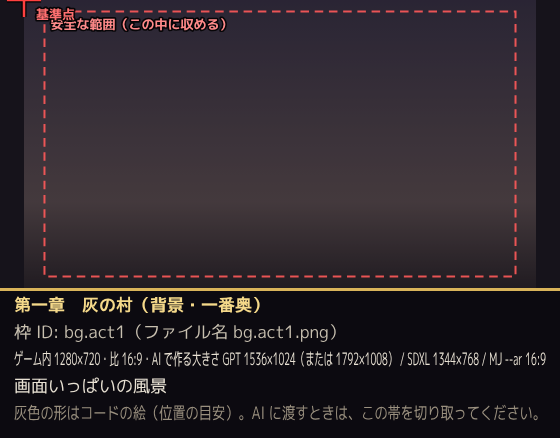
#> input picture abyss/assets/templates/bg.act1.png, 560 x 438 px, given as the content of the folder ./../abyss/assets/templates/bg.act1.png/assets/sprites/heads, which was not available
$ python mkatlas_heads.py ../../abyss/assets/templates/bg.act1.png ../../abyss/assets/templates/fx.enemy.arrow.png ../../abyss/assets/templates/fx.enemy.arrow.png
#> lines starting #> are read from the running program, lines starting #| are printed output that depends on the picture; pictures that were not available may be replaced by others from this repository, and a replacement may not be noted
# 画像を透明の外側で切り詰めてアトラスに詰める。files[k] = [atlas, x, y, w, h, ox, oy, W, H]（元の大きさ W×H の中の ox,oy に置き直す）
import json,os,sys,glob
from PIL import Image
root,tag,out=sys.argv[1],sys.argv[2],sys.argv[3]
paths=sorted(glob.glob(os.path.join(root,'assets/sprites/heads/**/*.png'),recursive=True))
ents=[]
for p in paths:
    im=Image.open(p).convert('RGBA'); bb=im.split()[3].getbbox() or (0,0,1,1)
#> further down, im is the input picture: PIL image 560x438 RGBA; mean R, G, B, A 46, 38.3, 43.9, 255
#> after `bb = im.split()[3].getbbox() or (0, 0, 1, 1)`: bb = (0, 0, 560, 438)
    bb=(max(0,bb[0]-1),max(0,bb[1]-1),min(im.width,bb[2]+1),min(im.height,bb[3]+1))
    k=os.path.relpath(p,root).replace(os.sep,'/')
    ents.append((k,im.crop(bb),bb[0],bb[1],im.width,im.height))
ents.sort(key=lambda e:(-e[1].height,e[0]))
W=4096;MAXH=4096;atl=[];cur=[];x=y=rowh=0
for e in ents:
    w,h=e[1].size
    if x+w>W: x=0;y+=rowh;rowh=0
    if y+h>MAXH: atl.append(cur);cur=[];x=y=rowh=0
    cur.append((e,x,y));x+=w;rowh=max(rowh,h)
#> this loop made 1 pass
#> (w, h, x, rowh) on pass 1: (560, 438, 560, 438)
#> after the loop, atl = []; cur = 1 item; rowh = 438; x = 560; y = 0
if cur: atl.append(cur)
os.makedirs(out,exist_ok=True); idx={}; names=[]
for i,a in enumerate(atl):
    H=max(y+e[1].height for e,x,y in a)
    im=Image.new('RGBA',(W,H),(0,0,0,0))
    for e,x,y in a:
        im.paste(e[1],(x,y)); idx[e[0]]=[i,x,y,e[1].width,e[1].height,e[2],e[3],e[4],e[5]]
    fn=os.path.join(out,f'atlas{tag}_{i}.png'); im.save(fn,optimize=True); names.append(f'assets/packs/atlas{tag}_{i}.png')
    print(fn,im.size,os.path.getsize(fn))
#> this loop made 1 pass
#> H on pass 1: 438
#| ../../abyss/assets/templates/fx.enemy.arrow.png/atlas../../abyss/assets/templates/fx.enemy.arrow.png_0.png (4096, 438) 63739
#> pass 1, `fn = os.path.join(out, f'atlas{tag}_{i}.png')`:
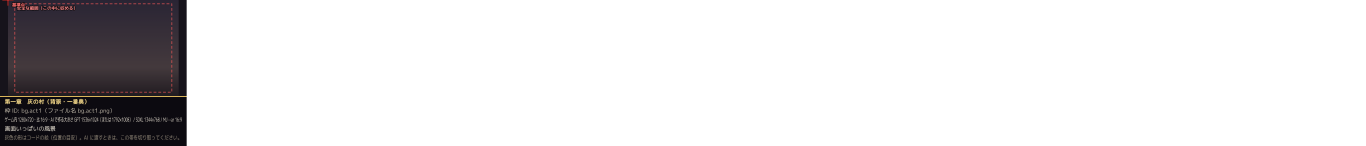
#> saved as fx.enemy.arrow.png_0.png: PIL image 4096x438 RGBA (shown at 1/3 size); mean R, G, B, A 6.3, 5.2, 6, 34.9; transparent parts drawn white
#> after the loop, idx = {'../../../../_only/bg.act1.png': [0, 0, 0, 560, 438, 0, 0, 560, 438]}; names = 1 item
json.dump({'atlases':names,'files':idx,'lazy':True},open(os.path.join(out,f'pack{tag}.json'),'w'))
print(len(idx))
#| 1

$ run again, on abyss/assets/templates/fx.enemy.arrow.png
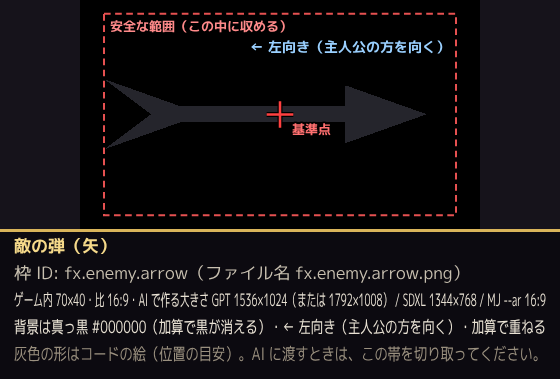
#> input picture abyss/assets/templates/fx.enemy.arrow.png, 560 x 379 px, given as the content of the folder yss/assets/templates/fx.enemy.arrow.png/assets/sprites/heads, which was not available
#> im is the input picture: PIL image 560x379 RGBA; mean R, G, B, A 21.5, 18.2, 20.7, 255
#> bb = (0, 0, 560, 379)
#> the loop `for e in ents:` made 1 pass
#> (w, h, x, rowh) on pass 1: (560, 379, 560, 379)
#> after the loop `for e in ents:`: atl = []; cur = 1 item; rowh = 379; x = 560; y = 0
#> the loop `for i,a in enumerate(atl):` made 1 pass
#> H on pass 1: 379
#> (printed output is left out)
#> pass 1, `fn = os.path.join(out, f'atlas{tag}_{i}.png')`:
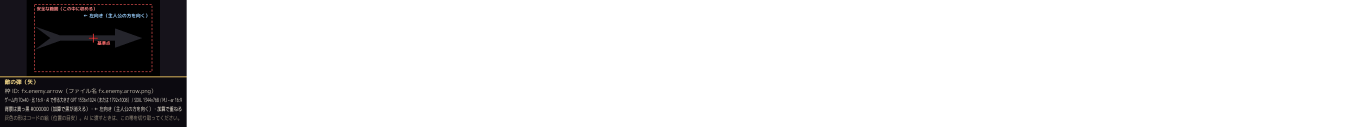
#> saved as fx.enemy.arrow.png_0.png: PIL image 4096x379 RGBA (shown at 1/3 size); mean R, G, B, A 2.9, 2.5, 2.8, 34.9; transparent parts drawn white
#> after the loop `for i,a in enumerate(atl):`: idx = {'../../../../_only/fx.enemy.arrow.png': [0, 0, 0, 560, 379, 0, 0, 560, 379]}; names = 1 item
#| 1

$ run again, on abyss/assets/templates/fx.n_curse.aura.png
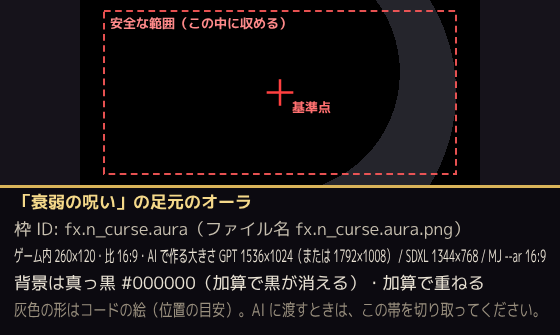
#> input picture abyss/assets/templates/fx.n_curse.aura.png, 560 x 335 px, given as the content of the folder ss/assets/templates/fx.n_curse.aura.png/assets/sprites/heads, which was not available
#> im is the input picture: PIL image 560x335 RGBA; mean R, G, B, A 24.5, 20.6, 22.8, 255
#> bb = (0, 0, 560, 335)
#> the loop `for e in ents:` made 1 pass
#> (w, h, x, rowh) on pass 1: (560, 335, 560, 335)
#> after the loop `for e in ents:`: atl = []; cur = 1 item; rowh = 335; x = 560; y = 0
#> the loop `for i,a in enumerate(atl):` made 1 pass
#> H on pass 1: 335
#> (printed output is left out)
#> pass 1, `fn = os.path.join(out, f'atlas{tag}_{i}.png')`:
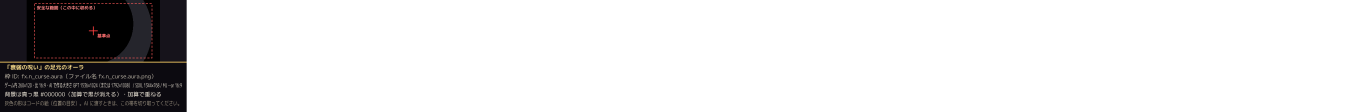
#> saved as fx.n_curse.aura.png_0.png: PIL image 4096x335 RGBA (shown at 1/3 size); mean R, G, B, A 3.4, 2.8, 3.1, 34.9; transparent parts drawn white
#> after the loop `for i,a in enumerate(atl):`: idx = {'../../../../_only/fx.n_curse.aura.png': [0, 0, 0, 560, 335, 0, 0, 560, 335]}; names = 1 item
#| 1
